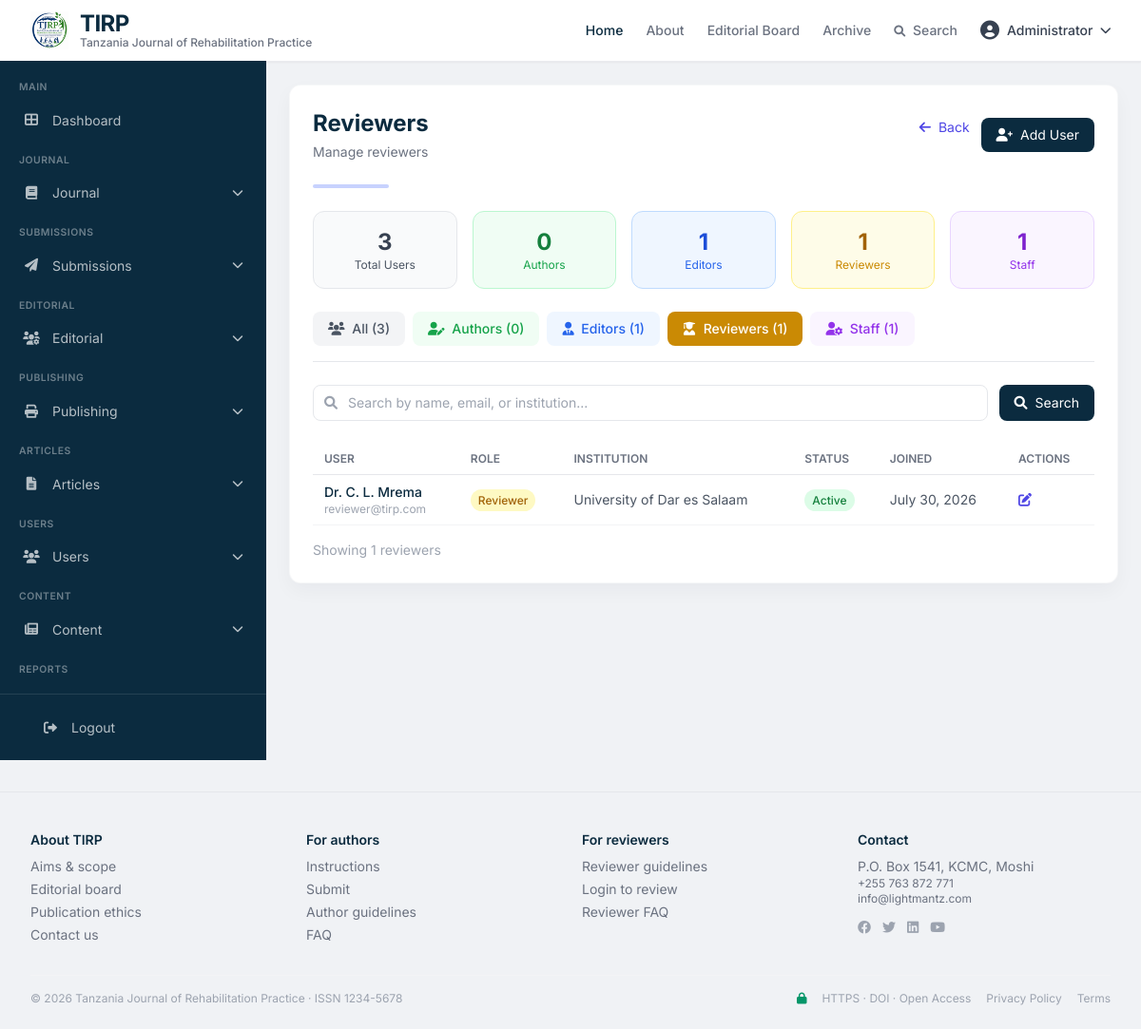
The page /admin?action=users&subaction=reviewers (signed in) on the database its author committed.
### tables this page shows
CREATE TABLE users (
    id INT PRIMARY KEY AUTO_INCREMENT,
    email VARCHAR(255) UNIQUE NOT NULL,
    password_hash VARCHAR(255) NOT NULL,
    full_name VARCHAR(255) NOT NULL,
    role ENUM('admin', 'editor', 'reviewer', 'author', 'reader') DEFAULT 'reader',
    institution VARCHAR(255),
    country VARCHAR(100),
    orcid_id VARCHAR(50),
    bio TEXT,
    avatar VARCHAR(255),
    email_verified BOOLEAN DEFAULT FALSE,
    is_active BOOLEAN DEFAULT TRUE,
    created_at TIMESTAMP DEFAULT CURRENT_TIMESTAMP,
    updated_at TIMESTAMP DEFAULT CURRENT_TIMESTAMP ON UPDATE CURRENT_TIMESTAMP,
    last_login TIMESTAMP NULL,
    remember_token VARCHAR(100),
    INDEX idx_email (email),
    INDEX idx_role (role)
);

CREATE TABLE settings (
    id INT PRIMARY KEY AUTO_INCREMENT,
    setting_key VARCHAR(100) UNIQUE NOT NULL,
    setting_value TEXT,
    setting_group VARCHAR(50) DEFAULT 'general',
    description TEXT,
    created_at TIMESTAMP DEFAULT CURRENT_TIMESTAMP,
    updated_at TIMESTAMP DEFAULT CURRENT_TIMESTAMP ON UPDATE CURRENT_TIMESTAMP,
    INDEX idx_key (setting_key)
);

### modules/admin/pages/users.php (the view, shortened to what the rows shown need)
<?php
$db = getDB();
$subaction = $_GET['subaction'] ?? 'all';
$roleMap = [
    'authors' => 'author',
    'editors' => 'editor',
    'reviewers' => 'reviewer',
    'staff' => 'staff',
    'all' => null
];
$role = $roleMap[$subaction] ?? null;
$sql = "SELECT u.* FROM users u";
$params = [];
if ($role) {
    $sql .= " WHERE u.role = ?";
    $params[] = $role;
} elseif ($subaction == 'staff') {
    $sql .= " WHERE u.role IN ('admin', 'staff')";
} elseif ($subaction == 'all') {
    $sql .= " WHERE u.role NOT IN ('admin')";
}
$sql .= " ORDER BY u.created_at DESC";
$stmt = $db->prepare($sql);
$stmt->execute($params);
$users = $stmt->fetchAll();
$labels = [
    'all' => 'All Users',
    'authors' => 'Authors',
    'editors' => 'Editors',
    'reviewers' => 'Reviewers',
    'staff' => 'Staff'
];
$currentLabel = $labels[$subaction] ?? 'Users';
?>
<div class="bg-white rounded-xl shadow-card p-6 border border-gray-100/70">
    <div class="flex items-center justify-between mb-6">
        <div>
            <h2 class="text-2xl font-bold text-[#0b2b3f]"><?= htmlspecialchars($currentLabel) ?></h2>
        </div>
    </div>
    <?php if (empty($users)): ?>
        <div class="text-center py-12">
            <i class="fas fa-users text-5xl text-gray-300 mb-4"></i>
            <p class="text-gray-500">No <?= strtolower($currentLabel) ?> found.</p>
            <button onclick="openAddUserModal()" class="mt-3 bg-[#0b2b3f] text-white px-6 py-2 rounded-lg hover:bg-[#123a4f] transition">
                <i class="fas fa-user-plus mr-2"></i> Add User
            </button>
        </div>
    <?php else: ?>
        <div class="overflow-x-auto">
            <table class="w-full text-sm">
                <thead>
                    <tr class="border-b border-gray-200">
                        <th class="text-left py-2 px-3 text-xs font-semibold text-gray-500 uppercase">User</th>
                        <th class="text-left py-2 px-3 text-xs font-semibold text-gray-500 uppercase">Role</th>
                        <th class="text-left py-2 px-3 text-xs font-semibold text-gray-500 uppercase">Institution</th>
                        <th class="text-left py-2 px-3 text-xs font-semibold text-gray-500 uppercase">Status</th>
                        <th class="text-left py-2 px-3 text-xs font-semibold text-gray-500 uppercase">Joined</th>
                        <th class="text-left py-2 px-3 text-xs font-semibold text-gray-500 uppercase">Actions</th>
                    </tr>
                </thead>
                <tbody>
                    <?php foreach ($users as $user): ?>
                    <tr class="border-b border-gray-100 hover:bg-gray-50 transition">
                        <td class="py-2 px-3">
                            <div>
                                <p class="font-medium text-[#0b2b3f] text-sm"><?= htmlspecialchars($user['full_name']) ?></p>
                                <p class="text-xs text-gray-400"><?= htmlspecialchars($user['email']) ?></p>
                            </div>
                        </td>
                        <td class="py-2 px-3">
                            <span class="px-2 py-1 rounded-full text-xs font-medium <?= $roleColors[$user['role']] ?? 'bg-gray-100 text-gray-700' ?>">
                                <?= ucfirst($user['role']) ?>
                            </span>
                        </td>
                        <td class="py-2 px-3 text-sm text-gray-600"><?= htmlspecialchars($user['institution'] ?? '-') ?></td>
                        <td class="py-2 px-3">
                            <?php if ($user['is_active']): ?>
                                <span class="px-2 py-1 rounded-full text-xs font-medium bg-green-100 text-green-700">Active</span>
                            <?php else: ?>
                                <span class="px-2 py-1 rounded-full text-xs font-medium bg-red-100 text-red-700">Inactive</span>
                            <?php endif; ?>
                        </td>
                        <td class="py-2 px-3 text-sm text-gray-600"><?= formatDate($user['created_at']) ?></td>
                        <td class="py-2 px-3">
                            <div class="flex gap-2">
                                <button onclick="openEditUserModal(<?= htmlspecialchars(json_encode($user)) ?>)"
                                        class="text-indigo-600 hover:text-indigo-800 text-sm">
                                    <i class="fas fa-edit"></i>
                                </button>
                            </div>
                        </td>
                    </tr>
                    <?php endforeach; ?>
                </tbody>
            </table>
        </div>
    <?php endif; ?>
</div>

### includes/header.php (shortened to what the rows shown need)
<?php
$currentUser = getCurrentUser();
?>
<header class="bg-white border-b border-gray-200/80 sticky top-0 z-30 shadow-sm">
    <div class="max-w-7xl mx-auto px-4 sm:px-6 lg:px-8 flex items-center justify-between h-16">
        <nav class="flex items-center gap-6 text-sm font-medium">
            <?php if (isLoggedIn()): ?>
                <div class="relative group">
                    <button class="flex items-center gap-2 text-gray-700 hover:text-[#0b2b3f]">
                        <i class="fas fa-user-circle text-xl"></i>
                        <span><?= htmlspecialchars($currentUser['full_name']) ?></span>
                        <i class="fas fa-chevron-down text-xs"></i>
                    </button>
                </div>
            <?php else: ?>
                <a href="<?= SITE_URL ?>?page=login" class="text-gray-500 hover:text-[#0b2b3f] transition">Login</a>
                <a href="<?= SITE_URL ?>?page=register" class="bg-[#0b2b3f] text-white px-4 py-2 rounded-lg text-sm font-semibold hover:bg-[#123a4f] transition shadow-sm">Register</a>
            <?php endif; ?>
        </nav>
    </div>
</header>

### includes/footer.php (shortened to what the rows shown need)
<footer class="max-w-7xl mx-auto px-4 sm:px-6 lg:px-8 border-t border-gray-200 pt-10 pb-6 text-sm text-gray-500 mt-8">
    <div class="mt-8 pt-4 border-t border-gray-100 flex flex-col md:flex-row justify-between items-center gap-2 text-xs text-gray-400">
        <span>&copy; 2026 Tanzania Journal of Rehabilitation Practice · ISSN <?= function_exists('getSetting') ? getSetting('journal_issn') : '1234-5678' ?></span>
        <span class="flex items-center gap-4">
            <i class="fas fa-lock text-emerald-600"></i> HTTPS · DOI · Open Access
            <a href="<?= SITE_URL ?>?page=privacy-policy" class="hover:text-[#0b2b3f] transition-colors">Privacy Policy</a>
            <a href="<?= SITE_URL ?>?page=terms" class="hover:text-[#0b2b3f] transition-colors">Terms</a>
        </span>
    </div>
</footer>
</body>
</html>

### rows shown on the page
users: full_name "Administrator"
users: full_name "Dr. C. L. Mrema", email "reviewer@tirp.com", role "Reviewer", institution "University of Dar es Salaam", is_active "Active", created_at "July 30, 2026"
settings: setting_value "1234-5678"

### other values the page prints
$currentLabel "Reviewers"
$currentLabel "reviewers"
array_sum($counts) "3"
$counts['author'] "0"
$counts['editor'] "1"
$counts['reviewer'] "1"
$staffCount "1"
count($users) "1"
